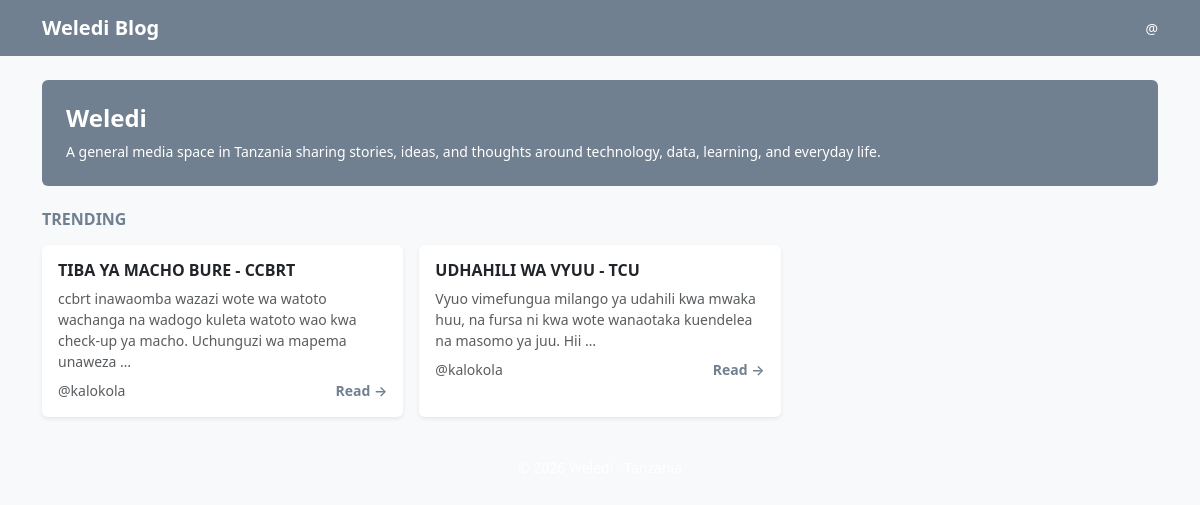
The app's page /, older data.
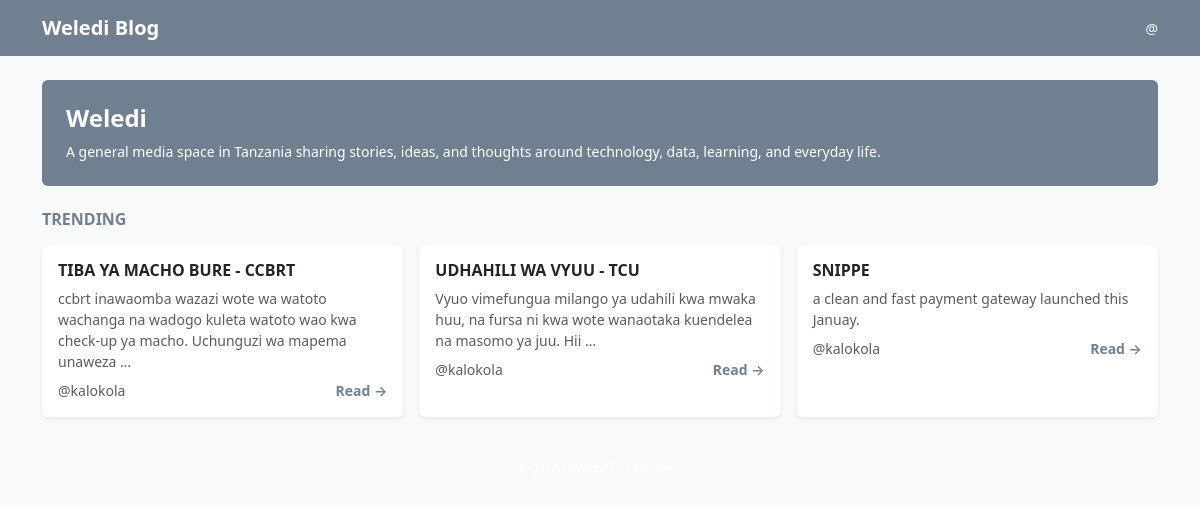
The same page, newer data.
### blog/models.py (models this page shows, shortened)
class Post(models.Model):
    id = models.UUIDField(primary_key = True, default = uuid.uuid4, editable=False)
    user = models.ForeignKey(BlogUser, on_delete = models.CASCADE)
    title = models.CharField(max_length = 600)
    content = models.TextField()
    likes = models.ManyToManyField(BlogUser, related_name="post_likes")
    created = models.DateTimeField(default=timezone.now)

### users/models.py (models this page shows)
class BlogUser(AbstractUser):
    id = models.UUIDField(primary_key=True, default=uuid.uuid4, editable=False)
    is_editor = models.BooleanField(default=False)

### blog/views.py (the view)
# urls.py: path('', views.home_page, name = 'home-page'),
def home_page(request):
    context = dict()
    posts = Post.objects.all()
    context['posts'] = posts
    return render(request,'home-page.html', context)

### templates/home-page.html (shortened to what this page needs)
<!doctype html>
<html lang="en">
<head>
  <link href="https://cdn.jsdelivr.net/npm/bootstrap@5.3.8/dist/css/bootstrap.min.css" rel="stylesheet">
</head>
<body class="bg-light">
<nav class="navbar" style="background-color: slategray;">
  <div class="container">
    <span class="navbar-brand text-white fw-semibold">
      Weledi Blog
    </span>
    <span class="text-white small">
      @{{ user.username }}
    </span>
  </div>
</nav>
<section class="container my-4">
  <div class="p-4 rounded text-white" style="background-color: slategray;">
    <h4 class="fw-semibold mb-2">Weledi</h4>
    <p class="mb-0 small">
      A general media space in Tanzania sharing stories, ideas, and thoughts around technology, data, learning, and everyday life.
    </p>
  </div>
</section>
<section class="container mb-4">
  <h6 class="fw-semibold mb-3 text-uppercase" style="color: slategray;">
    Trending
  </h6>
  <div class="row g-3">
    {% for post in posts %}
    <div class="col-md-6 col-lg-4">
      <div class="card h-100 border-0 shadow-sm">
        <div class="card-body">
          <h6 class="fw-semibold">
            {{ post.title }}
          </h6>
          <p class="small text-muted mb-2">
            {{ post.content|truncatewords:20 }}
          </p>
          <div class="d-flex justify-content-between align-items-center small">
            <span class="text-muted">
              @{{ post.user.username }}
            </span>
            <a href="#"
               class="text-decoration-none fw-semibold"
               style="color: slategray;">
              Read →
            </a>
          </div>
        </div>
      </div>
    </div>
    {% endfor %}
  </div>
</section>
<footer class="py-3" >
  <div class="container text-center text-white small">
  </div>
</footer>
</body>
</html>

Row changes from the older to the newer data that the page shows:
added Post: title "SNIPPE", content "a clean and fast payment gateway launched this Januay.", user.username "kalokola"
